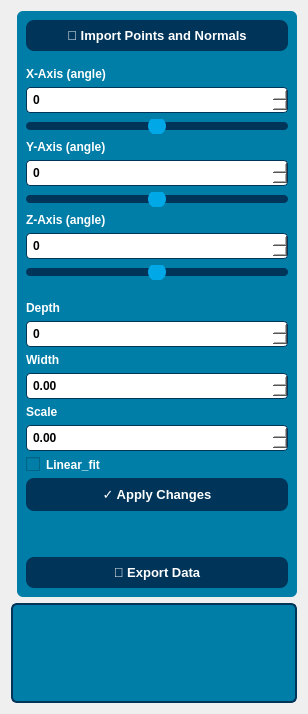
         <widget class="QWidget" name="tab_5">
          <property name="styleSheet">
           <string notr="true"/>
          </property>
          <attribute name="title">
           <string>  Reconstruction   </string>
          </attribute>
          <layout class="QGridLayout" name="gridLayout_12">
           <item row="0" column="0">
            <widget class="QFrame" name="frame_view_6">
             <property name="sizePolicy">
              <sizepolicy hsizetype="Expanding" vsizetype="Preferred">
               <horstretch>0</horstretch>
               <verstretch>0</verstretch>
              </sizepolicy>
             </property>
             <property name="styleSheet">
              <string notr="true">border: 1px solid #ffffff;
background-color:#005a87;</string>
             </property>
             <property name="frameShape">
              <enum>QFrame::StyledPanel</enum>
             </property>
             <property name="frameShadow">
              <enum>QFrame::Raised</enum>
             </property>
            </widget>
           </item>
           <item row="0" column="1">
            <widget class="QFrame" name="frame_14">
             <property name="sizePolicy">
              <sizepolicy hsizetype="Expanding" vsizetype="Expanding">
               <horstretch>0</horstretch>
               <verstretch>0</verstretch>
              </sizepolicy>
             </property>
             <property name="minimumSize">
              <size>
               <width>280</width>
               <height>0</height>
              </size>
             </property>
             <property name="maximumSize">
              <size>
               <width>320</width>
               <height>16777215</height>
              </size>
             </property>
             <property name="styleSheet">
              <string notr="true">background-color: #007ea7;
border-radius: 6px;</string>
             </property>
             <property name="frameShape">
              <enum>QFrame::StyledPanel</enum>
             </property>
             <property name="frameShadow">
              <enum>QFrame::Raised</enum>
             </property>
             <layout class="QVBoxLayout" name="verticalLayout_16">
              <item>
               <widget class="QPushButton" name="btn_import_pointsandnormals">
                <property name="styleSheet">
                 <string notr="true">QPushButton {
    background-color: #003459;
    color: #ffffff;
    border: none;
    border-radius: 8px;
    padding: 8px 18px;
    font-size: 13px;
    font-weight: bold;
}
QPushButton:hover {
    background-color: #00a8e8;
}
QPushButton:pressed {
    background-color: #00263a;
}</string>
                </property>
                <property name="text">
                 <string>📁 Import Points and Normals</string>
                </property>
               </widget>
              </item>
              <item>
               <spacer name="verticalSpacer_42">
                <property name="orientation">
                 <enum>Qt::Vertical</enum>
                </property>
                <property name="sizeHint" stdset="0">
                 <size>
                  <width>20</width>
                  <height>10</height>
                 </size>
                </property>
               </spacer>
              </item>
              <item>
               <widget class="QLabel" name="label_x_6">
                <property name="styleSheet">
                 <string>color: #ffffff; font-weight: bold; font-size: 12px;</string>
                </property>
                <property name="text">
                 <string>X-Axis (angle)</string>
                </property>
               </widget>
              </item>
              <item>
               <widget class="QSpinBox" name="spinBox_X_6">
                <property name="styleSheet">
                 <string>QSpinBox {
    background-color: #ffffff;
    color: #000000;
    border: 1px solid #003459;
    border-radius: 4px;
    padding: 4px;
    font-weight: bold;
}</string>
                </property>
                <property name="minimum">
                 <number>-360</number>
                </property>
                <property name="maximum">
                 <number>360</number>
                </property>
                <property name="singleStep">
                 <number>1</number>
                </property>
               </widget>
              </item>
              <item>
               <widget class="QSlider" name="slider_X_6">
                <property name="styleSheet">
                 <string>QSlider::groove:horizontal {
    background: #003459;
    height: 8px;
    border-radius: 4px;
}
QSlider::handle:horizontal {
    background: #00a8e8;
    width: 18px;
    margin: -5px 0;
    border-radius: 9px;
}</string>
                </property>
                <property name="minimum">
                 <number>-360</number>
                </property>
                <property name="maximum">
                 <number>360</number>
                </property>
                <property name="orientation">
                 <enum>Qt::Horizontal</enum>
                </property>
               </widget>
              </item>
              <item>
               <widget class="QLabel" name="label_y_15">
                <property name="styleSheet">
                 <string>color: #ffffff; font-weight: bold; font-size: 12px;</string>
                </property>
                <property name="text">
                 <string>Y-Axis (angle)</string>
                </property>
               </widget>
              </item>
              <item>
               <widget class="QSpinBox" name="spinBox_Y_6">
                <property name="styleSheet">
                 <string>QSpinBox {
    background-color: #ffffff;
    color: #000000;
    border: 1px solid #003459;
    border-radius: 4px;
    padding: 4px;
    font-weight: bold;
}</string>
                </property>
                <property name="minimum">
                 <number>-360</number>
                </property>
                <property name="maximum">
                 <number>360</number>
                </property>
                <property name="singleStep">
                 <number>1</number>
                </property>
               </widget>
              </item>
              <item>
               <widget class="QSlider" name="slider_Y_6">
                <property name="styleSheet">
                 <string>QSlider::groove:horizontal {
    background: #003459;
    height: 8px;
    border-radius: 4px;
}
QSlider::handle:horizontal {
    background: #00a8e8;
    width: 18px;
    margin: -5px 0;
    border-radius: 9px;
}</string>
                </property>
                <property name="minimum">
                 <number>-360</number>
                </property>
                <property name="maximum">
                 <number>360</number>
                </property>
                <property name="orientation">
                 <enum>Qt::Horizontal</enum>
                </property>
               </widget>
              </item>
              <item>
               <widget class="QLabel" name="label_z_15">
                <property name="styleSheet">
                 <string>color: #ffffff; font-weight: bold; font-size: 12px;</string>
                </property>
                <property name="text">
                 <string>Z-Axis (angle)</string>
                </property>
               </widget>
              </item>
              <item>
               <widget class="QSpinBox" name="spinBox_Z_6">
                <property name="styleSheet">
                 <string>QSpinBox {
    background-color: #ffffff;
    color: #000000;
    border: 1px solid #003459;
    border-radius: 4px;
    padding: 4px;
    font-weight: bold;
}</string>
                </property>
                <property name="minimum">
                 <number>-360</number>
                </property>
                <property name="maximum">
                 <number>360</number>
                </property>
                <property name="singleStep">
                 <number>1</number>
                </property>
               </widget>
              </item>
              <item>
               <widget class="QSlider" name="slider_Z_6">
                <property name="styleSheet">
                 <string>QSlider::groove:horizontal {
    background: #003459;
    height: 8px;
    border-radius: 4px;
}
QSlider::handle:horizontal {
    background: #00a8e8;
    width: 18px;
    margin: -5px 0;
    border-radius: 9px;
}</string>
                </property>
                <property name="minimum">
                 <number>-360</number>
                </property>
                <property name="maximum">
                 <number>360</number>
                </property>
                <property name="orientation">
                 <enum>Qt::Horizontal</enum>
                </property>
               </widget>
              </item>
              <item>
               <spacer name="verticalSpacer_43">
                <property name="orientation">
                 <enum>Qt::Vertical</enum>
                </property>
                <property name="sizeHint" stdset="0">
                 <size>
                  <width>20</width>
                  <height>15</height>
                 </size>
                </property>
               </spacer>
              </item>
              <item>
               <widget class="QLabel" name="Depth">
                <property name="styleSheet">
                 <string notr="true">color: #ffffff; font-weight: bold; font-size: 12px;</string>
                </property>
                <property name="text">
                 <string>Depth</string>
                </property>
               </widget>
              </item>
              <item>
               <widget class="QSpinBox" name="spinBox">
                <property name="styleSheet">
                 <string notr="true">QSpinBox {
    background-color: #ffffff;
    color: #000000;
    border: 1px solid #003459;
    border-radius: 4px;
    padding: 4px;
    font-weight: bold;
}</string>
                </property>
               </widget>
              </item>
              <item>
               <widget class="QLabel" name="width">
                <property name="styleSheet">
                 <string notr="true">color: #ffffff; font-weight: bold; font-size: 12px;</string>
                </property>
                <property name="text">
                 <string>Width</string>
                </property>
               </widget>
              </item>
              <item>
               <widget class="QDoubleSpinBox" name="doubleSpinBox">
                <property name="styleSheet">
                 <string notr="true">
    background-color: #ffffff;
    color: #000000;
    border: 1px solid #003459;
    border-radius: 4px;
    padding: 4px;
    font-weight: bold;
</string>
                </property>
               </widget>
              </item>
              <item>
               <widget class="QLabel" name="Scale">
                <property name="styleSheet">
                 <string notr="true">color: #ffffff; font-weight: bold; font-size: 12px;</string>
                </property>
                <property name="text">
                 <string>Scale</string>
                </property>
               </widget>
              </item>
              <item>
               <widget class="QDoubleSpinBox" name="doubleSpinBox_2">
                <property name="styleSheet">
                 <string notr="true">
    background-color: #ffffff;
    color: #000000;
    border: 1px solid #003459;
    border-radius: 4px;
    padding: 4px;
    font-weight: bold;
</string>
                </property>
               </widget>
              </item>
              <item>
               <widget class="QCheckBox" name="Linear_fit">
                <property name="styleSheet">
                 <string notr="true">color: #ffffff; font-weight: bold; font-size: 12px;</string>
                </property>
                <property name="text">
                 <string>Linear_fit</string>
                </property>
               </widget>
              </item>
              <item>
               <widget class="QPushButton" name="pushButton_6">
                <property name="styleSheet">
                 <string notr="true">QPushButton {
    background-color: #003459;
    color: #ffffff;
    border: none;
    border-radius: 8px;
    padding: 8px 18px;
    font-size: 13px;
    font-weight: bold;
}
QPushButton:hover {
    background-color: #00a8e8;
}
QPushButton:pressed {
    background-color: #00263a;
}</string>
                </property>
                <property name="text">
                 <string>✓ Apply Changes</string>
                </property>
               </widget>
              </item>
              <item>
               <spacer name="verticalSpacer_44">
                <property name="orientation">
                 <enum>Qt::Vertical</enum>
                </property>
                <property name="sizeHint" stdset="0">
                 <size>
                  <width>20</width>
                  <height>40</height>
                 </size>
                </property>
               </spacer>
              </item>
              <item>
               <widget class="QPushButton" name="btn_export_6">
                <property name="styleSheet">
                 <string notr="true">QPushButton {
    background-color: #003459;
    color: #ffffff;
    border: none;
    border-radius: 8px;
    padding: 8px 18px;
    font-size: 13px;
    font-weight: bold;
}
QPushButton:hover {
    background-color: #00a8e8;
}
QPushButton:pressed {
    background-color: #00263a;
}</string>
                </property>
                <property name="text">
                 <string>💾 Export Data</string>
                </property>
               </widget>
              </item>
             </layout>
            </widget>
           </item>
           <item row="1" column="0" colspan="2">
            <widget class="QFrame" name="frame_console_6">
             <property name="minimumSize">
              <size>
               <width>0</width>
               <height>100</height>
              </size>
             </property>
             <property name="maximumSize">
              <size>
               <width>16777215</width>
               <height>100</height>
              </size>
             </property>
             <property name="styleSheet">
              <string notr="true">QFrame {
    background-color: #007ea7;
    border: 2px solid #003459;
    border-radius: 6px;
}
QTextEdit, QPlainTextEdit {
    background-color: #007ea7;
    color: white;
    font-family: &quot;Courier New&quot;, monospace;
    font-size: 16px;
    border: none;
}</string>
             </property>
             <property name="frameShape">
              <enum>QFrame::StyledPanel</enum>
             </property>
             <property name="frameShadow">
              <enum>QFrame::Raised</enum>
             </property>
            </widget>
           </item>
          </layout>
         </widget>
